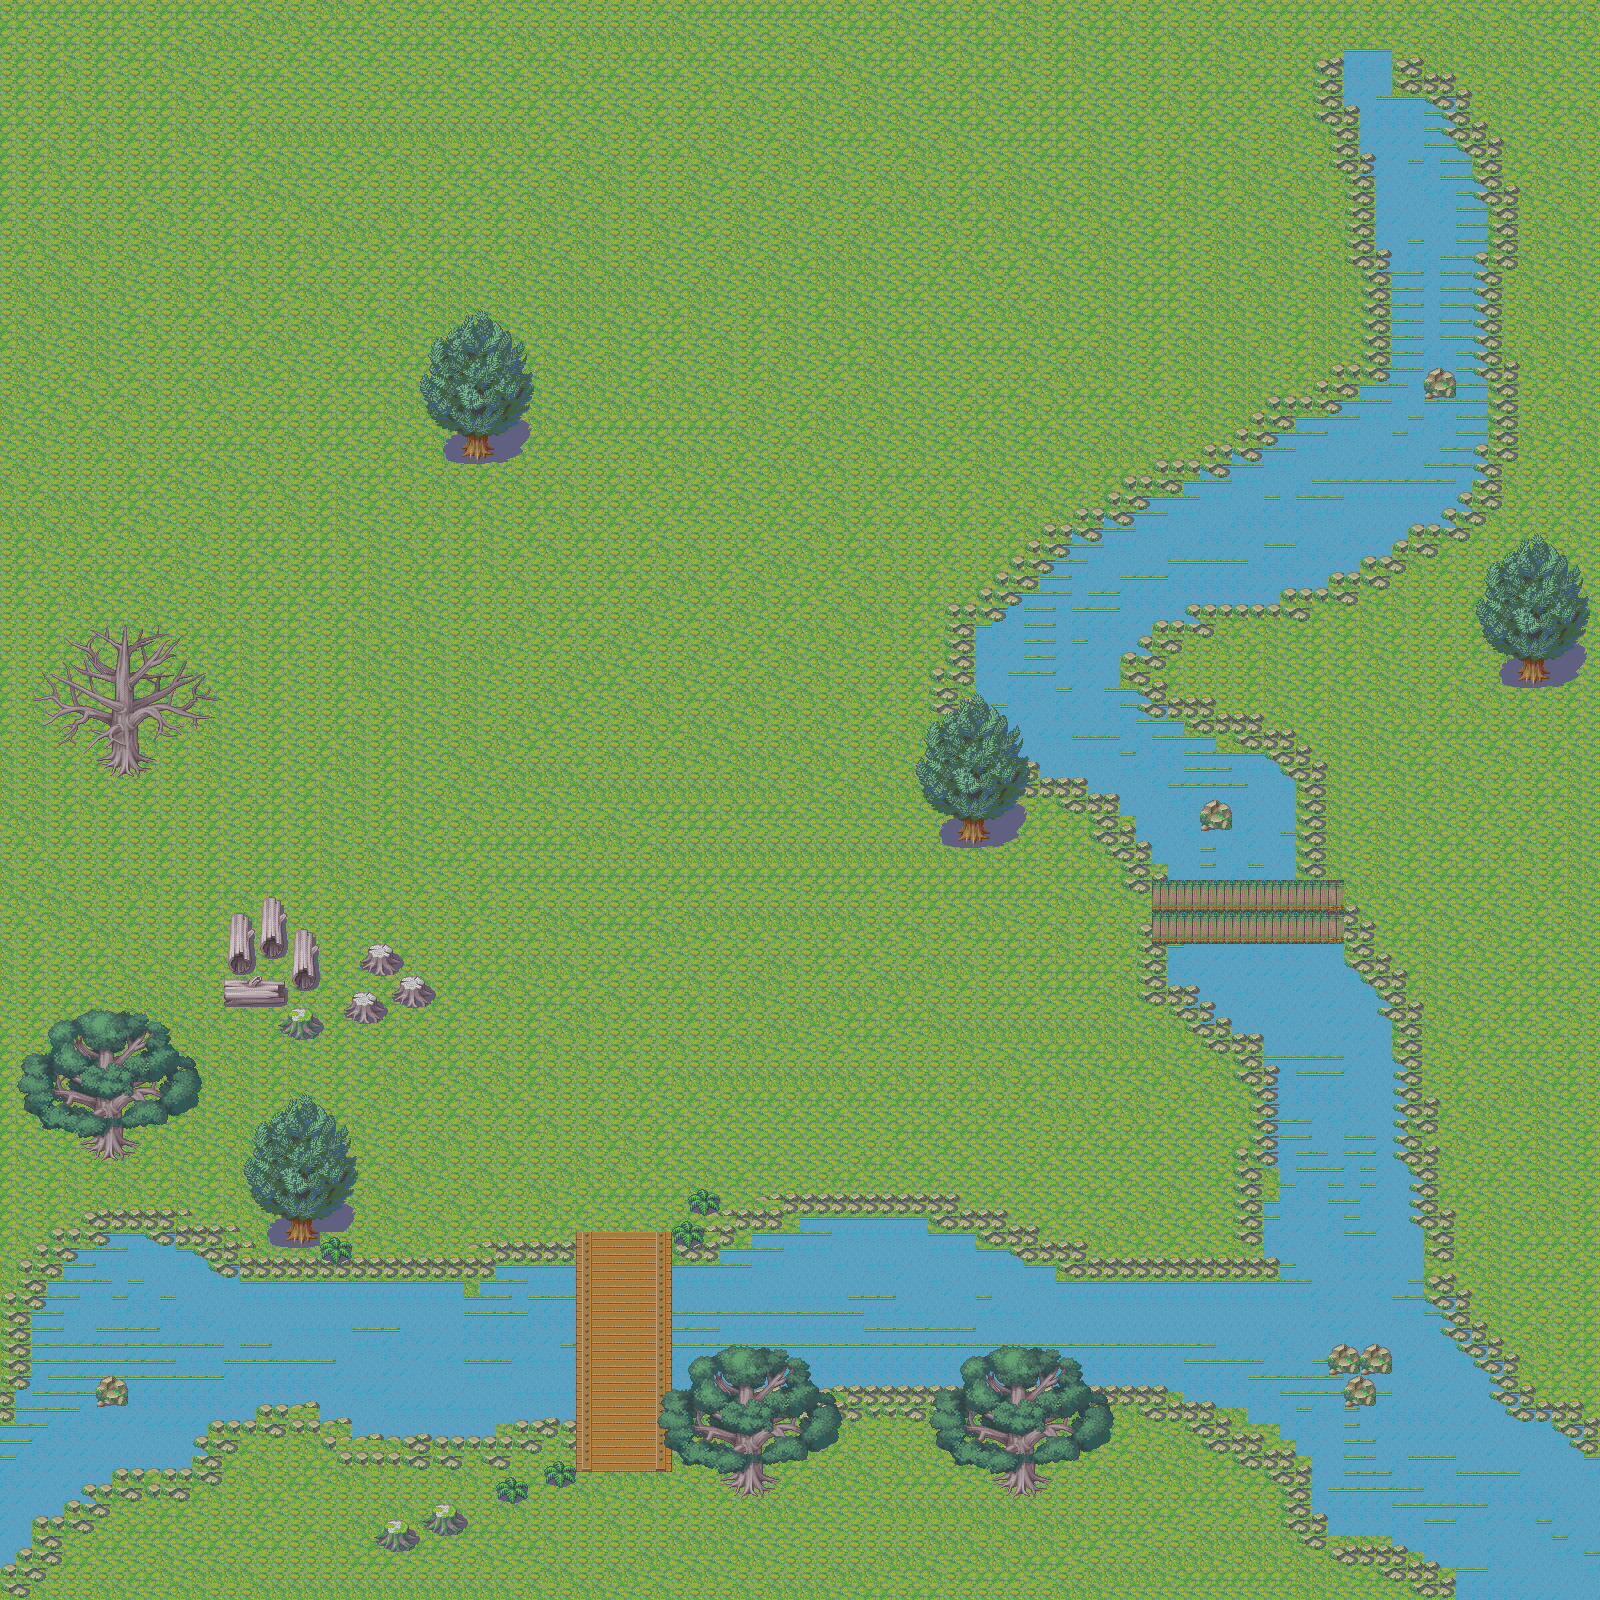

This is a level from a 2D game, rendered from its Tiled map with the project's own tilesets. A one-line summary and the map file follow, with tile-layer data summarised:
An orthogonal 100x100 tile map with 16x16 px tiles, 5 tile layers (BackGround, River, Rock, Bright, ...), 2 tilesets.

<map version="1.2" tiledversion="1.3.1" orientation="orthogonal" renderorder="right-down" compressionlevel="0" width="100" height="100" tilewidth="16" tileheight="16" infinite="0" nextlayerid="7" nextobjectid="1">
 <tileset firstgid="1" name="4" tilewidth="16" tileheight="16" tilecount="608" columns="16">
  <image source="tilesets/4.png" width="256" height="608" />
 </tileset>
 <tileset firstgid="609" name="8" tilewidth="16" tileheight="16" tilecount="896" columns="16">
  <image source="tilesets/8.png" width="256" height="896" />
 </tileset>
 <layer id="1" name="BackGround" width="100" height="100">
  <data>[10000 cells, 10000 non-empty, 4 distinct tile ids]</data>
 </layer>
 <layer id="3" name="River" width="100" height="100">
  <data>[10000 cells, 1892 non-empty, 6 distinct tile ids]</data>
 </layer>
 <layer id="4" name="Rock" width="100" height="100">
  <data>[10000 cells, 1051 non-empty, 8 distinct tile ids]</data>
 </layer>
 <layer id="5" name="Bright" width="100" height="100">
  <data>[10000 cells, 138 non-empty, 22 distinct tile ids]</data>
 </layer>
 <layer id="6" name="Tree" width="100" height="100">
  <data>[10000 cells, 896 non-empty, 356 distinct tile ids]</data>
 </layer>
</map>
